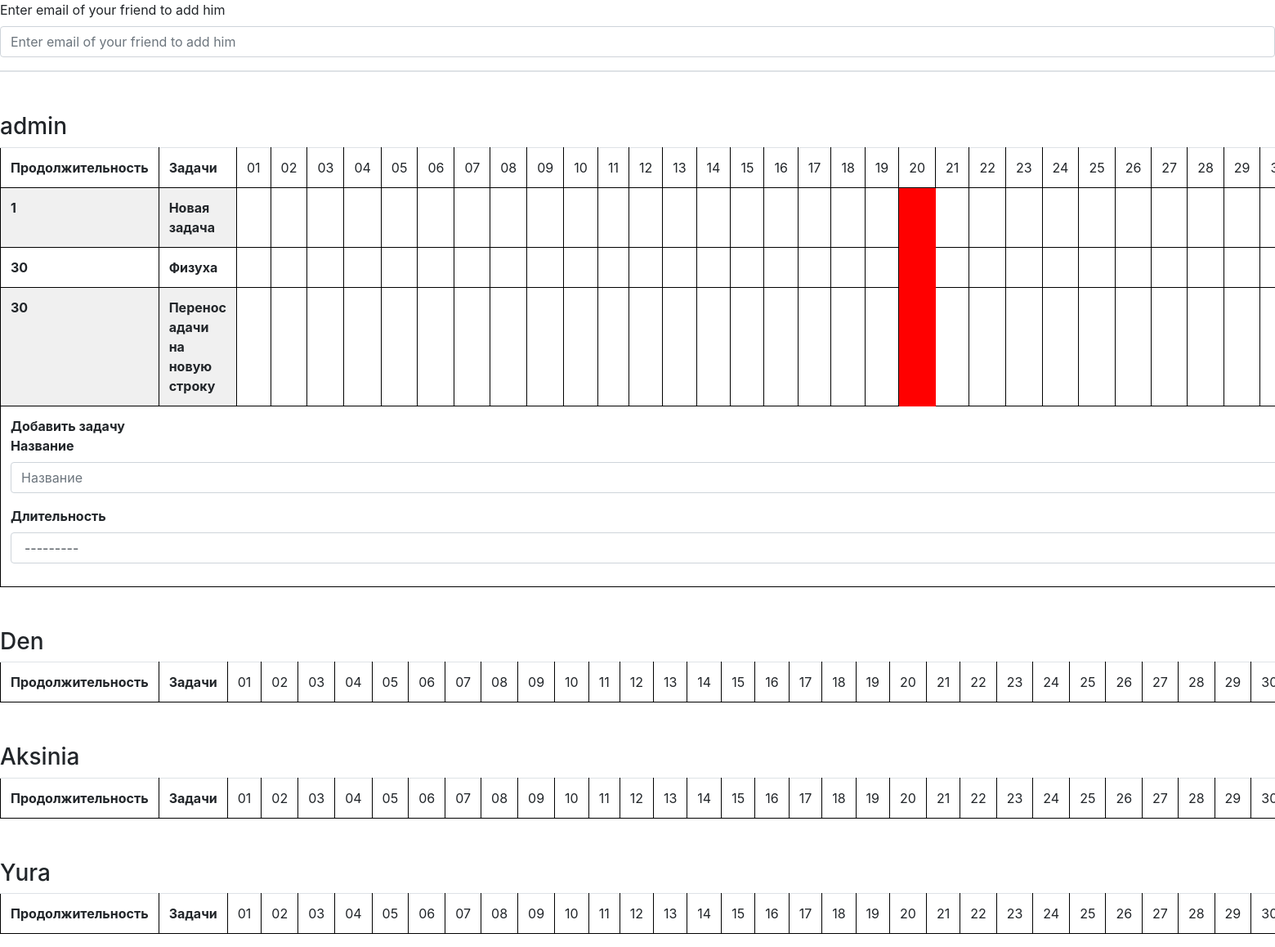
The page / (signed in) on the database as committed earlier.
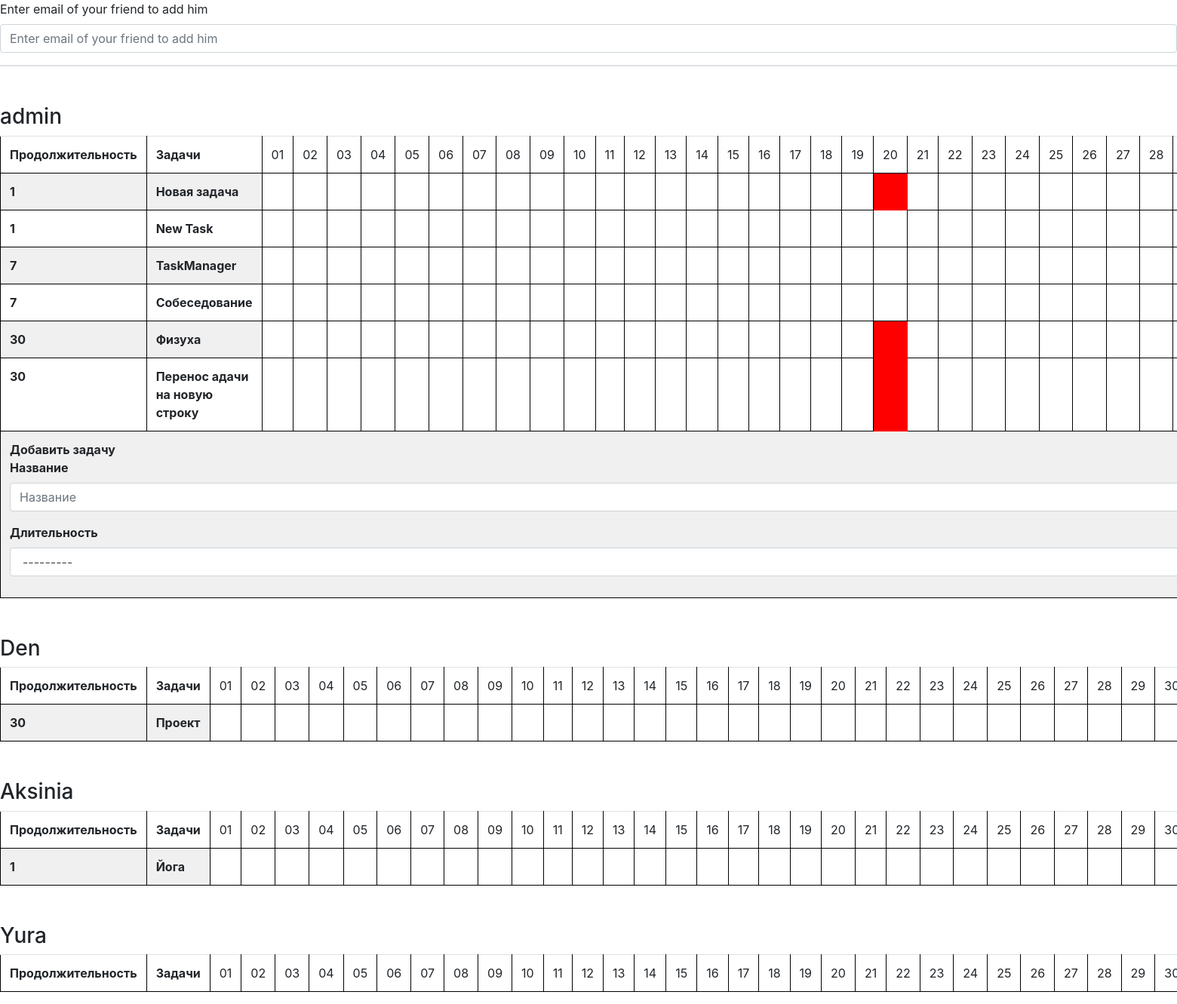
The same page on the database as committed later.
### main/models.py (models this page shows, shortened)
class AdvancedUser(AbstractUser):
    profile_image = models.ImageField(upload_to='user/profile_image', default='img/default_image.jpg')
    is_activated = models.BooleanField(default=True, db_index=True,
                                       verbose_name='Прошел активацию')
    send_messages = models.BooleanField(default=True,
                                        verbose_name='Слать оповещения о новых комментариях?')
    board = models.ForeignKey('MainTaskBoard', on_delete=models.CASCADE, blank=True)
    class Meta(AbstractUser.Meta):
        pass

class TaskInfo(models.Model):
    duration = {
        ('1000', 'Бессрочные'),
        ('1', 'Ежедневные'),
        ('7', 'Еженедельные'),
        ('30', 'Долгосрочные')
    }
    main_board = models.ForeignKey(MainTaskBoard, on_delete=models.CASCADE)
    name = models.CharField(max_length=50, verbose_name='Название')
    description = models.TextField(max_length=2000, verbose_name='Дополнительное описание задачи', blank=True)
    author = models.ForeignKey(AdvancedUser, on_delete=models.CASCADE, verbose_name='Автор')
    t_duration = models.CharField(choices=duration, max_length=10, verbose_name='Длительность')
    created_at = models.DateField(editable=False, verbose_name='Создано')
    visible = models.BooleanField(default=True, verbose_name='Кто видит задачу? Только я/Все')
    class Meta:
        verbose_name = 'Задача'
        verbose_name_plural = 'Задачи'
        ordering = ['author', 't_duration']
    def __str__(self):
        return self.name

class Mark(models.Model):
    status = (
        ('done', 'done'),
        ('undone', 'undone'),
        ('in_progress', 'in_progress')
    )
    task_info = models.ForeignKey(TaskInfo, on_delete=models.CASCADE)
    t_status = models.CharField(choices=status, default=status[1], max_length=50)
    created_at = models.DateField(editable=False)
    end_date = models.DateField(editable=False, verbose_name='Жизненный цикл')
    class Meta:
        verbose_name = 'Отметка'
        verbose_name_plural = 'Отметки'

### main/views.py (the view, shortened to what this page needs)
# urls.py: url('', main_board, name='main_board'),
def main_board(request):
    user_bord_pk = AdvancedUser.objects.get(pk=request.user.pk).board.pk
    main_board = MainTaskBoard.objects.get(pk=user_bord_pk)
    board_users = main_board.advanceduser_set.all()
    tasks = TaskInfo.objects.filter(author__in=board_users). \
        extra(select={'t_duration': 'CAST(t_duration AS INTEGER)'}).order_by('t_duration')
    user_count_tasks = TaskInfo.objects.filter(author__in=board_users).aggregate(
        Ежедневные=Count('pk', filter=Q(t_duration='1')),
        Еженедельные=Count('pk', filter=Q(t_duration='7')),
        Долгосрочные=Count('pk', filter=Q(t_duration='30')),
    )
    for item in request.POST:
        print(item)
    if request.method == 'POST' and 'email' in request.POST:
        adduser_form = AddUserForm(request.POST)
        if adduser_form.is_valid():
            print(1)
            messages.add_message(request, messages.SUCCESS,
                             f'Invite sent to your friend {adduser_form.cleaned_data["email"]} email')
            return redirect('main:main_board')
        else:
            print(0)
            messages.add_message(request, messages.ERROR,
                             f'Invite didn\'t send to your friend  {adduser_form.cleaned_data["email"]} email')
            return redirect('main:main_board')
    else:
        form = TaskForm(initial={'author': request.user.pk, 'main_board': main_board})
        mark_form = MarkForm()
        adduser_form = AddUserForm()
    context = {'board_users': board_users, 'main_board': main_board, 'month': month_days(),
               'days': current_month_days, 'utasks': tasks, 'form': form, 'user_count_tasks': user_count_tasks,
               'mark_form': mark_form, 'adduser_form': adduser_form}
    return render(request, 'main/main_board.html', context)

### main/forms.py
class TaskForm(forms.ModelForm):
    class Meta:
        model = TaskInfo
        fields = ['name', 'main_board', 't_duration', 'author']
        widgets = {'author': forms.HiddenInput, 'main_board':forms.HiddenInput }

class MarkForm(forms.ModelForm):
    class Meta:
        model = Mark
        fields = {'t_status'}

### main/views.py (called while the page is built)
def month_days():
    m = datetime.datetime.now().strftime('%m')
    y = datetime.datetime.now().strftime('%Y')
    return calendar.monthrange(int(y), int(m[1]))[1]

def current_month_days():
    start_month = datetime.datetime.today().replace(day=1)
    date_list = []
    days = 0
    m = datetime.datetime.now().strftime('%m')
    y = datetime.datetime.now().strftime('%Y')
    for item in range(calendar.monthrange(int(y), int(m[1]))[1]):
        date_list.append(start_month + datetime.timedelta(days=days))
        days += 1
    return date_list

### main/templates/main/main_board.html (shortened to what this page needs)
{% extends 'main/base.html' %}
{% load bootstrap4 %}
{% load task_length %}
{% block content %}
<header>
    <div class="inline">
        <form method="POST">
            {% bootstrap_form adduser_form layout='horizontal' %}
        </form>
    </div>
</header>
<section class="col border ру-2">
</section>
    {% for usr in board_users %}
    <h3>{{ usr.username }}</h3>
    <table class="table">
            <tr>
                <th>Продолжительность</th><th>Задачи</th>
                {% for day in days %}
                <td>{{ day|date:'d' }}</td>
                {% endfor %}
            </tr>
        {% for task in utasks %}
        {% if usr == task.author %}
            {% if task.t_duration != '1000'%}
                <tr>
                    <th>{{ task.get_t_duration_display }}</th>
                    <th>{{ task }}</th>
                    {% for day in days %}
                                {% if not task.mark_set.all %}
                                <td class="none"></td>
                                {% endif %}
                        {% for mark in task.mark_set.all%}
                                {% if day|date:'d' == mark.created_at|date:'d' %}
                                <td class="{{ mark.t_status }}">
                                </td>
                                {% elif day|date:'d' > task.crated_at|date:'d' %}
                                <td class="none"></td>
                                {% else %}
                                <form method="POST">
                                    {% bootstrap_form mark_form layout='horizontal'%}
                                </form>
                                {% endif %}
                        {% endfor %}
                    {% endfor %}
                </tr>
            {% endif %}
        {% endif %}
        {% endfor %}
        {% if user.is_authenticated and usr.username == user.username  %}
        <tr>
            <th colspan="{{month|add:'2'}}">
            Добавить задачу
            <form method="post">
                {% bootstrap_form form layout='vertical' %}
            </form>
            </th>
        </tr>
        {% endif %}
    </table>
    {% endfor %}
{% endblock %}

### main/templates/main/base.html (shortened to what this page needs)
<!DOCTYPE html>
<html lang="en">
<head>
    {% load static %}
    <link rel="stylesheet" href="https://maxcdn.bootstrapcdn.com/bootstrap/4.0.0/css/bootstrap.min.css"
>
  <link rel="stylesheet" href="{% static 'css/style.css' %}">
</head>
<body>
  <main>
      {% block content %}
      {% endblock %}
  </main>
</body>
</html>

### static/css/style.css (style rules this page uses)
html, body { margin:0; padding:0; }
.none { background-color: white; border: 1px solid black; }
.undone { border: 1px solid red; background-color: red; }
h3 { margin-top:50px; }
th, td { border: 1px solid black; height:auto; }
th:nth-child(2) { min-width:25%; max-width:30%; }
td { width:3%; }
tr:nth-child(even) { background-color:#f0f0f0; }

Rows that differ between the two databases and show on the page:
computed for TaskInfo "Новая задача": loses Mark (created_at "2020-01-20" (drawn))
added TaskInfo: t_duration "1", name "New Task", shown under AdvancedUser "admin"
added TaskInfo: t_duration "7", name "TaskManager", shown under AdvancedUser "admin"
added TaskInfo: t_duration "7", name "Собеседование", shown under AdvancedUser "admin"
computed for TaskInfo "Физуха": loses Mark (created_at "2020-01-20" (drawn))
computed for TaskInfo "Перенос адачи на новую строку": loses Mark (created_at "2020-01-20" (drawn))
added TaskInfo: t_duration "30", name "Проект", shown under AdvancedUser "Den"
added TaskInfo: t_duration "1", name "Йога", shown under AdvancedUser "Aksinia"
Other text that changed with them:
list line gone: "29"
